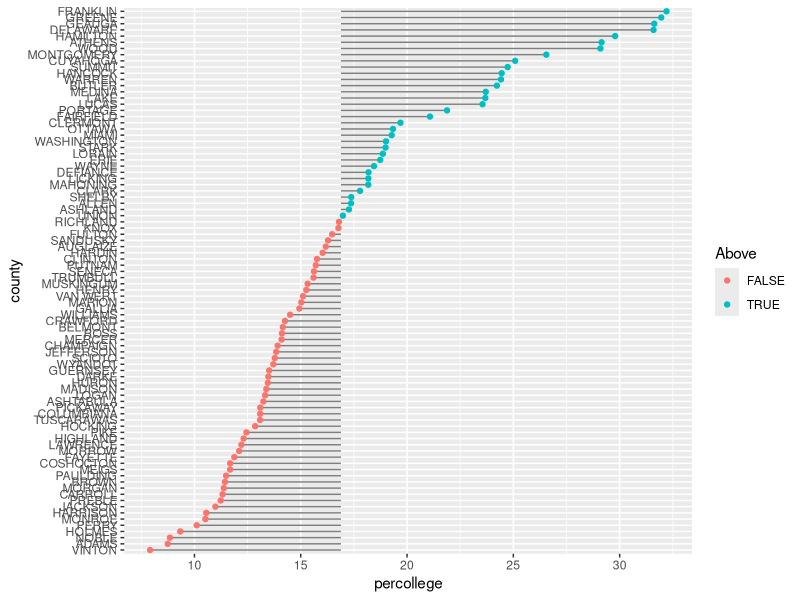

This chart was generated by the following R code:
library(dplyr)          # for data manipulation
library(tidyr)          # for data tidying
library(ggplot2)        # for generating the visualizations

head(midwest)
## # A tibble: 6 x 28
##     PID    county state  area poptotal popdensity popwhite popblack
##   <int>     <chr> <chr> <dbl>    <int>      <dbl>    <int>    <int>
## 1   561     ADAMS    IL 0.052    66090  1270.9615    63917     1702
## 2   562 ALEXANDER    IL 0.014    10626   759.0000     7054     3496
## 3   563      BOND    IL 0.022    14991   681.4091    14477      429
## 4   564     BOONE    IL 0.017    30806  1812.1176    29344      127
## 5   565     BROWN    IL 0.018     5836   324.2222     5264      547
## 6   566    BUREAU    IL 0.050    35688   713.7600    35157       50
## # ... with 20 more variables: popamerindian <int>, popasian <int>,
## #   popother <int>, percwhite <dbl>, percblack <dbl>, percamerindan <dbl>,
## #   percasian <dbl>, percother <dbl>, popadults <int>, perchsd <dbl>,
## #   percollege <dbl>, percprof <dbl>, poppovertyknown <int>,
## #   percpovertyknown <dbl>, percbelowpoverty <dbl>,
## #   percchildbelowpovert <dbl>, percadultpoverty <dbl>,
## #   percelderlypoverty <dbl>, inmetro <int>, category <chr>

#ohio <- midwest %>%
  #filter(state == "OH") %>%
  #select(county, percollege) %>%
  #arrange(desc(percollege)) %>%
  #top_n(25) %>%
  #arrange(percollege) %>%
  #mutate(county = factor(county, levels = .$county))

ohio <- midwest %>%
  filter(state == "OH") %>%
  select(county, percollege) %>%
  arrange(percollege) %>%
  mutate(Avg = mean(percollege, na.rm = TRUE),
         Above = ifelse(percollege - Avg > 0, TRUE, FALSE),
         county = factor(county, levels = .$county))

head(ohio)

ggplot(ohio, aes(percollege, county, color = Above)) +
  geom_segment(aes(x = Avg, y = county, xend = percollege, yend = county), color = "grey50") +
  geom_point()
# bar chart
#ggplot(midwest, aes(county, percollege)) +
 # geom_bar(stat = "identity") +
  #coord_flip()

# dot plot
#ggplot(midwest, aes(percollege, county)) +
  #geom_point()

# lollipop chart
#ggplot(midwest, aes(percollege, county)) +
 # geom_segment(aes(x = 0, y = county, xend = percollege, yend = county), color = "grey50") +
  #geom_point()
